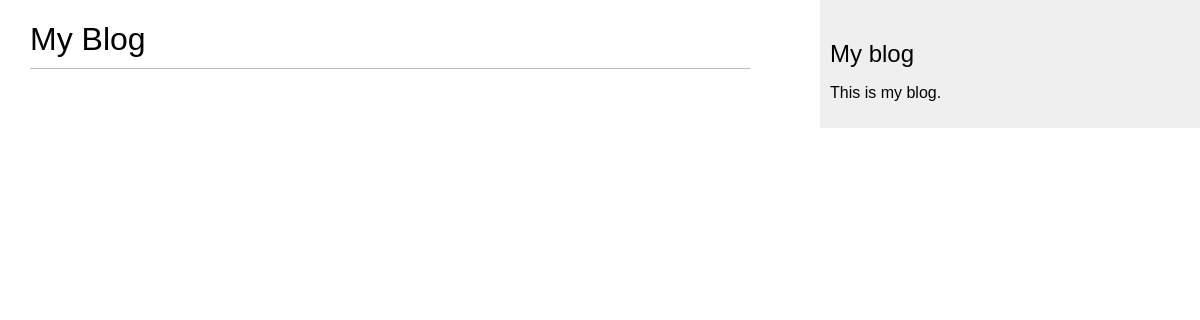
/blog/, run on an earlier commit of the app's database.
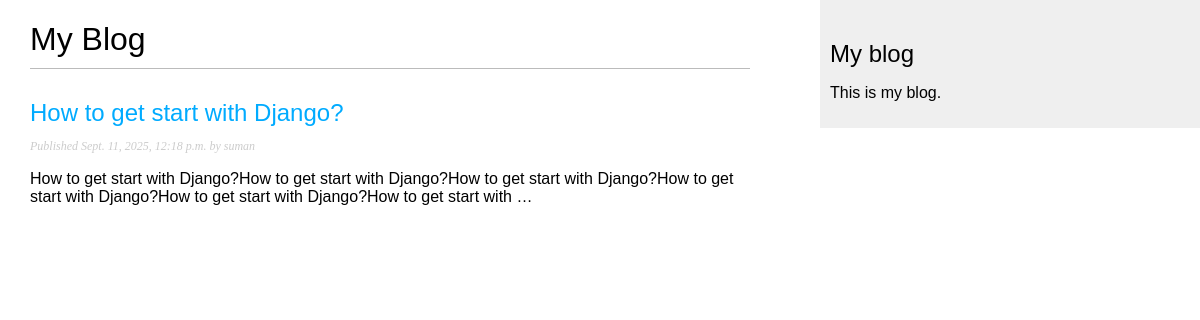
And on a later commit of the database.
### blog/models.py (models this page shows, shortened)
class Post(models.Model):
    class Status(models.TextChoices):
        DRAFT = "DF", "Draft"
        PUBLISHED = "PB", "Published"
    title = models.CharField(max_length=250)
    slug = models.SlugField(max_length=250)
    body = models.TextField()
    publish = models.DateTimeField(default=timezone.now)
    created = models.DateTimeField(auto_now_add=True)
    updated = models.DateTimeField(auto_now=True)
    status = models.CharField(max_length=2, choices=Status, default=Status.DRAFT)
    author = models.ForeignKey(
        settings.AUTH_USER_MODEL, on_delete=models.CASCADE, related_name="blog_posts"
    )
    objects = models.Manager()
    published = PublishedManager()
    class Meta:
        ordering = ["-publish"]
        indexes = [
            models.Index(fields=["-publish"]),
        ]

### blog/views.py (the view)
# urls.py: path('',views.post_list,name='post_list'),
def post_list(request):
    posts = Post.published.all()
    return render(
        request,
        'blog/post/list.html',
        {'posts':posts}
                )

### blog/models.py (called while the page is built)
    def get_queryset(self):
        return super().get_queryset().filter(status=Post.Status.PUBLISHED)

### blog/templates/blog/post/list.html (shortened to what this page needs)
{% extends "blog/base.html" %}
{% block content %}
    <h1>My Blog</h1>
    {% for post in posts %}
        <h2>
            <a href="{% url 'blog:post_detail' post.id %}">{{post.title}}</a>
        </h2>
        <p class="date">
            Published {{post.publish}} by {{post.author}}
        </p>
        {{post.body|truncatewords:30|linebreaks }}
    {% endfor %}
{% endblock content %}

### blog/templates/blog/base.html (shortened to what this page needs)
{% load static %}
<!DOCTYPE html>
<html lang="en">
<head>
    <link rel="stylesheet" href="{% static "css/blog.css" %}">
</head>
<body>
    <div id="content">
        {% block content %}
        {% endblock %}
    </div>
    <div id="sidebar">
        <h2>My blog</h2>
        <p>This is my blog.</p>
    </div>
</body>
</html>

### blog/static/css/blog.css (style rules this page uses)
body { margin:0; padding:0; font-family:helvetica, sans-serif; }
a { color:#00abff; text-decoration:none; }
h1 { font-weight:normal; border-bottom:1px solid #bbb; padding:0 0 10px 0; }
h2 { font-weight:normal; margin:30px 0 0; }
#content { float:left; width:60%; padding:0 0 0 30px; }
#sidebar { float:right; width:30%; padding:10px; background:#efefef; height:100%; }
p.date { color:#ccc; font-family: georgia, serif; font-size: 12px; font-style: italic; }

What changed in the data, as far as the page shows it:
now on this page (row edited): Post: title "How to get start with Django?", publish "Sept. 11, 2025, 12:18 p.m.", author "suman", body "How to get start with Django?How to get start with Django?How to get start with Django?How to get start with Django?How to get start with Django?How to get start with …"
